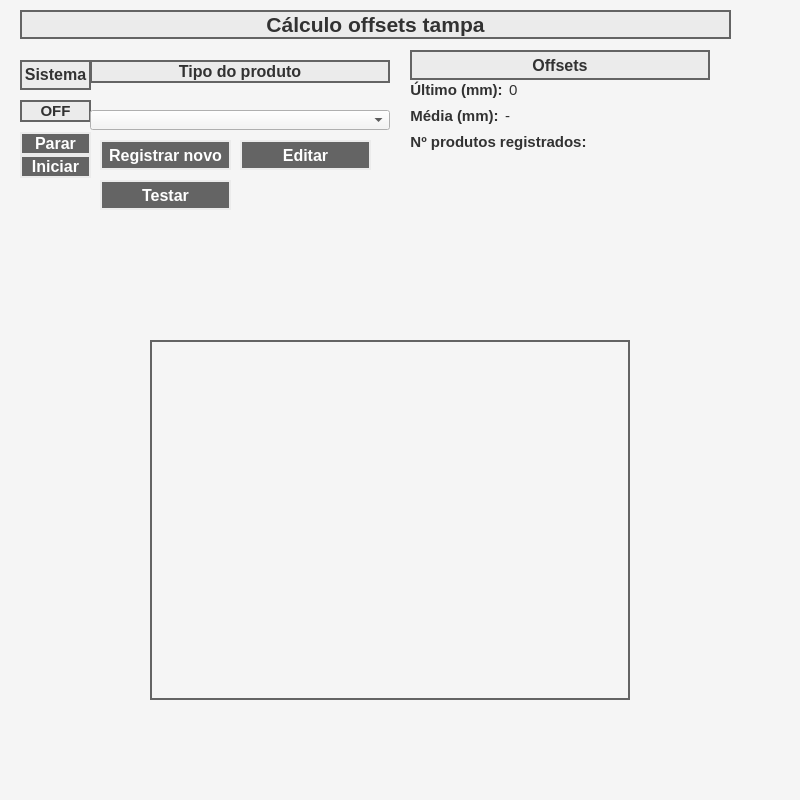
<?xml version="1.0" encoding="UTF-8"?>
<ui version="4.0">
 <class>MainWindow</class>
 <widget class="QMainWindow" name="MainWindow">
  <property name="geometry">
   <rect>
    <x>0</x>
    <y>0</y>
    <width>800</width>
    <height>800</height>
   </rect>
  </property>
  <property name="sizePolicy">
   <sizepolicy hsizetype="Preferred" vsizetype="Preferred">
    <horstretch>0</horstretch>
    <verstretch>0</verstretch>
   </sizepolicy>
  </property>
  <property name="minimumSize">
   <size>
    <width>800</width>
    <height>800</height>
   </size>
  </property>
  <property name="maximumSize">
   <size>
    <width>800</width>
    <height>800</height>
   </size>
  </property>
  <property name="windowTitle">
   <string>MainWindow</string>
  </property>
  <property name="styleSheet">
   <string notr="true">background-color: rgb(245, 245, 245);</string>
  </property>
  <widget class="QWidget" name="centralwidget">
   <widget class="QLabel" name="label_33">
    <property name="geometry">
     <rect>
      <x>20</x>
      <y>10</y>
      <width>711</width>
      <height>29</height>
     </rect>
    </property>
    <property name="font">
     <font>
      <pointsize>16</pointsize>
      <weight>75</weight>
      <bold>true</bold>
     </font>
    </property>
    <property name="styleSheet">
     <string notr="true">background-color: rgb(235, 235, 235);
color: rgb(50, 50, 50);
border-color: rgb(100, 100, 100);
border-width : 2px;
border-style:solid;</string>
    </property>
    <property name="text">
     <string>Cálculo offsets tampa</string>
    </property>
    <property name="alignment">
     <set>Qt::AlignCenter</set>
    </property>
   </widget>
   <widget class="QLabel" name="label_12">
    <property name="geometry">
     <rect>
      <x>90</x>
      <y>60</y>
      <width>300</width>
      <height>23</height>
     </rect>
    </property>
    <property name="sizePolicy">
     <sizepolicy hsizetype="Preferred" vsizetype="Fixed">
      <horstretch>0</horstretch>
      <verstretch>0</verstretch>
     </sizepolicy>
    </property>
    <property name="minimumSize">
     <size>
      <width>300</width>
      <height>0</height>
     </size>
    </property>
    <property name="maximumSize">
     <size>
      <width>16777215</width>
      <height>30</height>
     </size>
    </property>
    <property name="font">
     <font>
      <pointsize>12</pointsize>
      <weight>75</weight>
      <bold>true</bold>
     </font>
    </property>
    <property name="styleSheet">
     <string notr="true">background-color: rgb(235, 235, 235);
color: rgb(50, 50, 50);
border-color: rgb(100, 100, 100);
border-width : 2px;
border-style:solid;</string>
    </property>
    <property name="text">
     <string>Tipo do produto</string>
    </property>
    <property name="alignment">
     <set>Qt::AlignCenter</set>
    </property>
   </widget>
   <widget class="QPushButton" name="register_product_push_button">
    <property name="geometry">
     <rect>
      <x>100</x>
      <y>140</y>
      <width>131</width>
      <height>30</height>
     </rect>
    </property>
    <property name="sizePolicy">
     <sizepolicy hsizetype="Preferred" vsizetype="Fixed">
      <horstretch>0</horstretch>
      <verstretch>0</verstretch>
     </sizepolicy>
    </property>
    <property name="maximumSize">
     <size>
      <width>999999</width>
      <height>30</height>
     </size>
    </property>
    <property name="font">
     <font>
      <pointsize>12</pointsize>
      <weight>75</weight>
      <bold>true</bold>
     </font>
    </property>
    <property name="styleSheet">
     <string notr="true">background-color: rgb(100, 100, 100);
color: rgb(255, 255, 255);
border-color: rgb(235, 235, 235);
border-width : 2px;
border-style:solid;</string>
    </property>
    <property name="text">
     <string>Registrar novo</string>
    </property>
   </widget>
   <widget class="QPushButton" name="edit_product_push_button">
    <property name="geometry">
     <rect>
      <x>240</x>
      <y>140</y>
      <width>131</width>
      <height>30</height>
     </rect>
    </property>
    <property name="sizePolicy">
     <sizepolicy hsizetype="Preferred" vsizetype="Fixed">
      <horstretch>0</horstretch>
      <verstretch>0</verstretch>
     </sizepolicy>
    </property>
    <property name="maximumSize">
     <size>
      <width>999999</width>
      <height>30</height>
     </size>
    </property>
    <property name="font">
     <font>
      <pointsize>12</pointsize>
      <weight>75</weight>
      <bold>true</bold>
     </font>
    </property>
    <property name="styleSheet">
     <string notr="true">background-color: rgb(100, 100, 100);
color: rgb(255, 255, 255);
border-color: rgb(235, 235, 235);
border-width : 2px;
border-style:solid;</string>
    </property>
    <property name="text">
     <string>Editar</string>
    </property>
   </widget>
   <widget class="QPushButton" name="test_push_button">
    <property name="geometry">
     <rect>
      <x>100</x>
      <y>180</y>
      <width>131</width>
      <height>30</height>
     </rect>
    </property>
    <property name="sizePolicy">
     <sizepolicy hsizetype="Preferred" vsizetype="Fixed">
      <horstretch>0</horstretch>
      <verstretch>0</verstretch>
     </sizepolicy>
    </property>
    <property name="maximumSize">
     <size>
      <width>999999</width>
      <height>30</height>
     </size>
    </property>
    <property name="font">
     <font>
      <pointsize>12</pointsize>
      <weight>75</weight>
      <bold>true</bold>
     </font>
    </property>
    <property name="styleSheet">
     <string notr="true">background-color: rgb(100, 100, 100);
color: rgb(255, 255, 255);
border-color: rgb(235, 235, 235);
border-width : 2px;
border-style:solid;</string>
    </property>
    <property name="text">
     <string>Testar</string>
    </property>
   </widget>
   <widget class="QWidget" name="layoutWidget">
    <property name="geometry">
     <rect>
      <x>20</x>
      <y>60</y>
      <width>71</width>
      <height>220</height>
     </rect>
    </property>
    <layout class="QVBoxLayout" name="verticalLayout_20">
     <property name="spacing">
      <number>0</number>
     </property>
     <item>
      <widget class="QLabel" name="label_31">
       <property name="sizePolicy">
        <sizepolicy hsizetype="Preferred" vsizetype="Fixed">
         <horstretch>0</horstretch>
         <verstretch>30</verstretch>
        </sizepolicy>
       </property>
       <property name="minimumSize">
        <size>
         <width>0</width>
         <height>30</height>
        </size>
       </property>
       <property name="maximumSize">
        <size>
         <width>16777215</width>
         <height>30</height>
        </size>
       </property>
       <property name="baseSize">
        <size>
         <width>0</width>
         <height>0</height>
        </size>
       </property>
       <property name="font">
        <font>
         <pointsize>12</pointsize>
         <weight>75</weight>
         <bold>true</bold>
        </font>
       </property>
       <property name="styleSheet">
        <string notr="true">background-color: rgb(235, 235, 235);
color: rgb(50, 50, 50);
border-color: rgb(100, 100, 100);
border-width : 2px;
border-style:solid;</string>
       </property>
       <property name="text">
        <string>&lt;html&gt;&lt;head/&gt;&lt;body&gt;&lt;p align=&quot;center&quot;&gt;Sistema&lt;/p&gt;&lt;/body&gt;&lt;/html&gt;</string>
       </property>
       <property name="textFormat">
        <enum>Qt::AutoText</enum>
       </property>
       <property name="scaledContents">
        <bool>false</bool>
       </property>
       <property name="alignment">
        <set>Qt::AlignCenter</set>
       </property>
       <property name="wordWrap">
        <bool>false</bool>
       </property>
      </widget>
     </item>
     <item>
      <spacer name="verticalSpacer_13">
       <property name="orientation">
        <enum>Qt::Vertical</enum>
       </property>
       <property name="sizeType">
        <enum>QSizePolicy::Fixed</enum>
       </property>
       <property name="sizeHint" stdset="0">
        <size>
         <width>20</width>
         <height>10</height>
        </size>
       </property>
      </spacer>
     </item>
     <item>
      <widget class="QLabel" name="state_label">
       <property name="font">
        <font>
         <pointsize>11</pointsize>
         <weight>75</weight>
         <bold>true</bold>
        </font>
       </property>
       <property name="styleSheet">
        <string notr="true">background-color: rgb(235, 235, 235);
color: rgb(50, 50, 50);
border-color: rgb(100, 100, 100);
border-width : 2px;
border-style:solid;</string>
       </property>
       <property name="text">
        <string>OFF</string>
       </property>
       <property name="alignment">
        <set>Qt::AlignCenter</set>
       </property>
      </widget>
     </item>
     <item>
      <spacer name="verticalSpacer_18">
       <property name="orientation">
        <enum>Qt::Vertical</enum>
       </property>
       <property name="sizeType">
        <enum>QSizePolicy::Fixed</enum>
       </property>
       <property name="sizeHint" stdset="0">
        <size>
         <width>20</width>
         <height>10</height>
        </size>
       </property>
      </spacer>
     </item>
     <item>
      <widget class="QPushButton" name="stop_push_button">
       <property name="sizePolicy">
        <sizepolicy hsizetype="Preferred" vsizetype="Fixed">
         <horstretch>0</horstretch>
         <verstretch>0</verstretch>
        </sizepolicy>
       </property>
       <property name="maximumSize">
        <size>
         <width>999999</width>
         <height>30</height>
        </size>
       </property>
       <property name="font">
        <font>
         <pointsize>12</pointsize>
         <weight>75</weight>
         <bold>true</bold>
        </font>
       </property>
       <property name="styleSheet">
        <string notr="true">background-color: rgb(100, 100, 100);
color: rgb(255, 255, 255);
border-color: rgb(235, 235, 235);
border-width : 2px;
border-style:solid;</string>
       </property>
       <property name="text">
        <string>Parar</string>
       </property>
      </widget>
     </item>
     <item>
      <widget class="QPushButton" name="start_push_button">
       <property name="sizePolicy">
        <sizepolicy hsizetype="Preferred" vsizetype="Fixed">
         <horstretch>0</horstretch>
         <verstretch>0</verstretch>
        </sizepolicy>
       </property>
       <property name="maximumSize">
        <size>
         <width>99999</width>
         <height>30</height>
        </size>
       </property>
       <property name="font">
        <font>
         <pointsize>12</pointsize>
         <weight>75</weight>
         <bold>true</bold>
        </font>
       </property>
       <property name="styleSheet">
        <string notr="true">background-color: rgb(100, 100, 100);
color: rgb(255, 255, 255);
border-color: rgb(235, 235, 235);
border-width : 2px;
border-style:solid;</string>
       </property>
       <property name="text">
        <string>Iniciar</string>
       </property>
      </widget>
     </item>
     <item>
      <spacer name="verticalSpacer_5">
       <property name="orientation">
        <enum>Qt::Vertical</enum>
       </property>
       <property name="sizeType">
        <enum>QSizePolicy::Expanding</enum>
       </property>
       <property name="sizeHint" stdset="0">
        <size>
         <width>20</width>
         <height>100</height>
        </size>
       </property>
      </spacer>
     </item>
    </layout>
   </widget>
   <widget class="QComboBox" name="product_type_combo_box">
    <property name="geometry">
     <rect>
      <x>90</x>
      <y>110</y>
      <width>300</width>
      <height>20</height>
     </rect>
    </property>
    <property name="sizePolicy">
     <sizepolicy hsizetype="Fixed" vsizetype="Fixed">
      <horstretch>0</horstretch>
      <verstretch>0</verstretch>
     </sizepolicy>
    </property>
    <property name="minimumSize">
     <size>
      <width>300</width>
      <height>0</height>
     </size>
    </property>
    <property name="baseSize">
     <size>
      <width>0</width>
      <height>0</height>
     </size>
    </property>
   </widget>
   <widget class="QGraphicsView" name="main_graphics_view">
    <property name="geometry">
     <rect>
      <x>150</x>
      <y>340</y>
      <width>480</width>
      <height>360</height>
     </rect>
    </property>
    <property name="sizePolicy">
     <sizepolicy hsizetype="Fixed" vsizetype="Fixed">
      <horstretch>0</horstretch>
      <verstretch>0</verstretch>
     </sizepolicy>
    </property>
    <property name="minimumSize">
     <size>
      <width>480</width>
      <height>360</height>
     </size>
    </property>
    <property name="maximumSize">
     <size>
      <width>480</width>
      <height>360</height>
     </size>
    </property>
    <property name="styleSheet">
     <string notr="true">border-color: rgb(100, 100, 100);
border-width : 2px;
border-style:solid;</string>
    </property>
    <property name="alignment">
     <set>Qt::AlignRight|Qt::AlignTrailing|Qt::AlignVCenter</set>
    </property>
   </widget>
   <widget class="QWidget" name="layoutWidget">
    <property name="geometry">
     <rect>
      <x>410</x>
      <y>80</y>
      <width>311</width>
      <height>231</height>
     </rect>
    </property>
    <layout class="QVBoxLayout" name="verticalLayout_19">
     <item>
      <layout class="QHBoxLayout" name="horizontalLayout_21">
       <item>
        <layout class="QVBoxLayout" name="verticalLayout_17">
         <item>
          <layout class="QVBoxLayout" name="verticalLayout_15">
           <item>
            <layout class="QHBoxLayout" name="horizontalLayout_18">
             <item>
              <widget class="QLabel" name="label_27">
               <property name="sizePolicy">
                <sizepolicy hsizetype="Fixed" vsizetype="Fixed">
                 <horstretch>0</horstretch>
                 <verstretch>0</verstretch>
                </sizepolicy>
               </property>
               <property name="font">
                <font>
                 <pointsize>11</pointsize>
                 <weight>75</weight>
                 <bold>true</bold>
                </font>
               </property>
               <property name="styleSheet">
                <string notr="true">color: rgb(50, 50, 50);</string>
               </property>
               <property name="text">
                <string>Último (mm):</string>
               </property>
               <property name="alignment">
                <set>Qt::AlignCenter</set>
               </property>
              </widget>
             </item>
             <item>
              <widget class="QLabel" name="last_diameter_label">
               <property name="sizePolicy">
                <sizepolicy hsizetype="Fixed" vsizetype="Preferred">
                 <horstretch>0</horstretch>
                 <verstretch>0</verstretch>
                </sizepolicy>
               </property>
               <property name="minimumSize">
                <size>
                 <width>140</width>
                 <height>0</height>
                </size>
               </property>
               <property name="font">
                <font>
                 <pointsize>11</pointsize>
                </font>
               </property>
               <property name="styleSheet">
                <string notr="true">color: rgb(50, 50, 50);
</string>
               </property>
               <property name="text">
                <string>0</string>
               </property>
              </widget>
             </item>
             <item>
              <spacer name="horizontalSpacer_23">
               <property name="orientation">
                <enum>Qt::Horizontal</enum>
               </property>
               <property name="sizeHint" stdset="0">
                <size>
                 <width>40</width>
                 <height>20</height>
                </size>
               </property>
              </spacer>
             </item>
            </layout>
           </item>
          </layout>
         </item>
        </layout>
       </item>
      </layout>
     </item>
     <item>
      <layout class="QHBoxLayout" name="horizontalLayout_22">
       <item>
        <layout class="QVBoxLayout" name="verticalLayout_18">
         <item>
          <layout class="QVBoxLayout" name="verticalLayout_16">
           <item>
            <layout class="QHBoxLayout" name="horizontalLayout_19">
             <item>
              <widget class="QLabel" name="label_28">
               <property name="sizePolicy">
                <sizepolicy hsizetype="Fixed" vsizetype="Fixed">
                 <horstretch>0</horstretch>
                 <verstretch>0</verstretch>
                </sizepolicy>
               </property>
               <property name="font">
                <font>
                 <pointsize>11</pointsize>
                 <weight>75</weight>
                 <bold>true</bold>
                </font>
               </property>
               <property name="styleSheet">
                <string notr="true">color: rgb(50, 50, 50);</string>
               </property>
               <property name="text">
                <string>Média (mm):</string>
               </property>
               <property name="alignment">
                <set>Qt::AlignCenter</set>
               </property>
              </widget>
             </item>
             <item>
              <widget class="QLabel" name="average_color_label">
               <property name="sizePolicy">
                <sizepolicy hsizetype="Fixed" vsizetype="Preferred">
                 <horstretch>0</horstretch>
                 <verstretch>0</verstretch>
                </sizepolicy>
               </property>
               <property name="minimumSize">
                <size>
                 <width>140</width>
                 <height>0</height>
                </size>
               </property>
               <property name="font">
                <font>
                 <pointsize>11</pointsize>
                </font>
               </property>
               <property name="styleSheet">
                <string notr="true">color: rgb(50, 50, 50);
</string>
               </property>
               <property name="text">
                <string>-</string>
               </property>
              </widget>
             </item>
             <item>
              <spacer name="horizontalSpacer_24">
               <property name="orientation">
                <enum>Qt::Horizontal</enum>
               </property>
               <property name="sizeHint" stdset="0">
                <size>
                 <width>40</width>
                 <height>20</height>
                </size>
               </property>
              </spacer>
             </item>
            </layout>
           </item>
          </layout>
         </item>
        </layout>
       </item>
      </layout>
     </item>
     <item>
      <layout class="QHBoxLayout" name="horizontalLayout_23">
       <item>
        <widget class="QLabel" name="label_30">
         <property name="sizePolicy">
          <sizepolicy hsizetype="Expanding" vsizetype="Fixed">
           <horstretch>0</horstretch>
           <verstretch>0</verstretch>
          </sizepolicy>
         </property>
         <property name="font">
          <font>
           <pointsize>11</pointsize>
           <weight>75</weight>
           <bold>true</bold>
          </font>
         </property>
         <property name="styleSheet">
          <string notr="true">color: rgb(50, 50, 50);</string>
         </property>
         <property name="text">
          <string>Nº produtos registrados:</string>
         </property>
         <property name="alignment">
          <set>Qt::AlignCenter</set>
         </property>
        </widget>
       </item>
       <item>
        <widget class="QLabel" name="number_of_oranges_label">
         <property name="sizePolicy">
          <sizepolicy hsizetype="Fixed" vsizetype="Fixed">
           <horstretch>0</horstretch>
           <verstretch>0</verstretch>
          </sizepolicy>
         </property>
         <property name="minimumSize">
          <size>
           <width>60</width>
           <height>0</height>
          </size>
         </property>
         <property name="maximumSize">
          <size>
           <width>60</width>
           <height>16777215</height>
          </size>
         </property>
         <property name="font">
          <font>
           <pointsize>11</pointsize>
          </font>
         </property>
         <property name="styleSheet">
          <string notr="true">color: rgb(50, 50, 50);
</string>
         </property>
         <property name="text">
          <string/>
         </property>
        </widget>
       </item>
       <item>
        <spacer name="horizontalSpacer_18">
         <property name="orientation">
          <enum>Qt::Horizontal</enum>
         </property>
         <property name="sizeHint" stdset="0">
          <size>
           <width>40</width>
           <height>20</height>
          </size>
         </property>
        </spacer>
       </item>
      </layout>
     </item>
     <item>
      <spacer name="verticalSpacer">
       <property name="orientation">
        <enum>Qt::Vertical</enum>
       </property>
       <property name="sizeHint" stdset="0">
        <size>
         <width>20</width>
         <height>40</height>
        </size>
       </property>
      </spacer>
     </item>
    </layout>
   </widget>
   <widget class="QLabel" name="label_13">
    <property name="geometry">
     <rect>
      <x>410</x>
      <y>50</y>
      <width>300</width>
      <height>30</height>
     </rect>
    </property>
    <property name="sizePolicy">
     <sizepolicy hsizetype="Preferred" vsizetype="Fixed">
      <horstretch>0</horstretch>
      <verstretch>0</verstretch>
     </sizepolicy>
    </property>
    <property name="minimumSize">
     <size>
      <width>300</width>
      <height>0</height>
     </size>
    </property>
    <property name="maximumSize">
     <size>
      <width>16777215</width>
      <height>30</height>
     </size>
    </property>
    <property name="font">
     <font>
      <pointsize>12</pointsize>
      <weight>75</weight>
      <bold>true</bold>
     </font>
    </property>
    <property name="styleSheet">
     <string notr="true">background-color: rgb(235, 235, 235);
color: rgb(50, 50, 50);
border-color: rgb(100, 100, 100);
border-width : 2px;
border-style:solid;</string>
    </property>
    <property name="text">
     <string>Offsets</string>
    </property>
    <property name="alignment">
     <set>Qt::AlignCenter</set>
    </property>
   </widget>
  </widget>
  <widget class="QMenuBar" name="menubar">
   <property name="geometry">
    <rect>
     <x>0</x>
     <y>0</y>
     <width>800</width>
     <height>21</height>
    </rect>
   </property>
  </widget>
  <widget class="QStatusBar" name="statusbar"/>
 </widget>
 <resources/>
 <connections/>
</ui>
